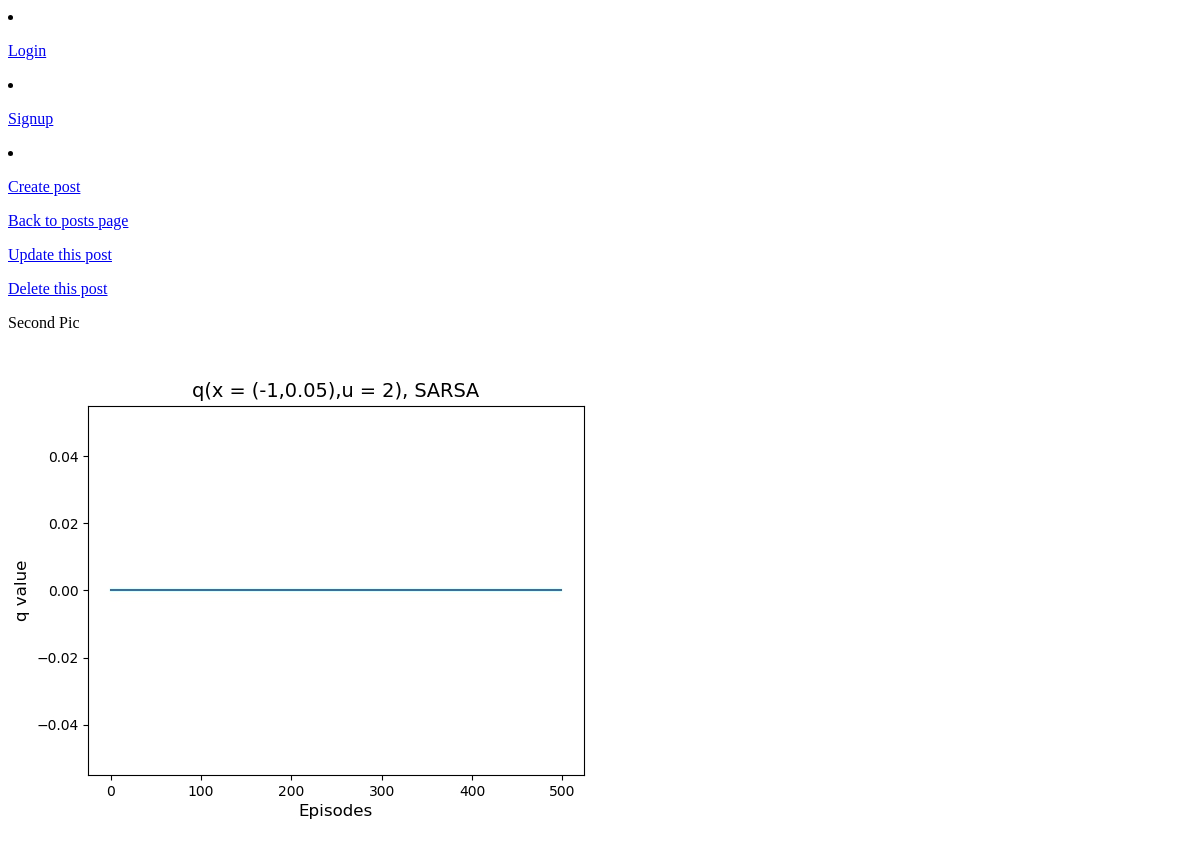
The app's page /insta/posts/detail/3, older data.
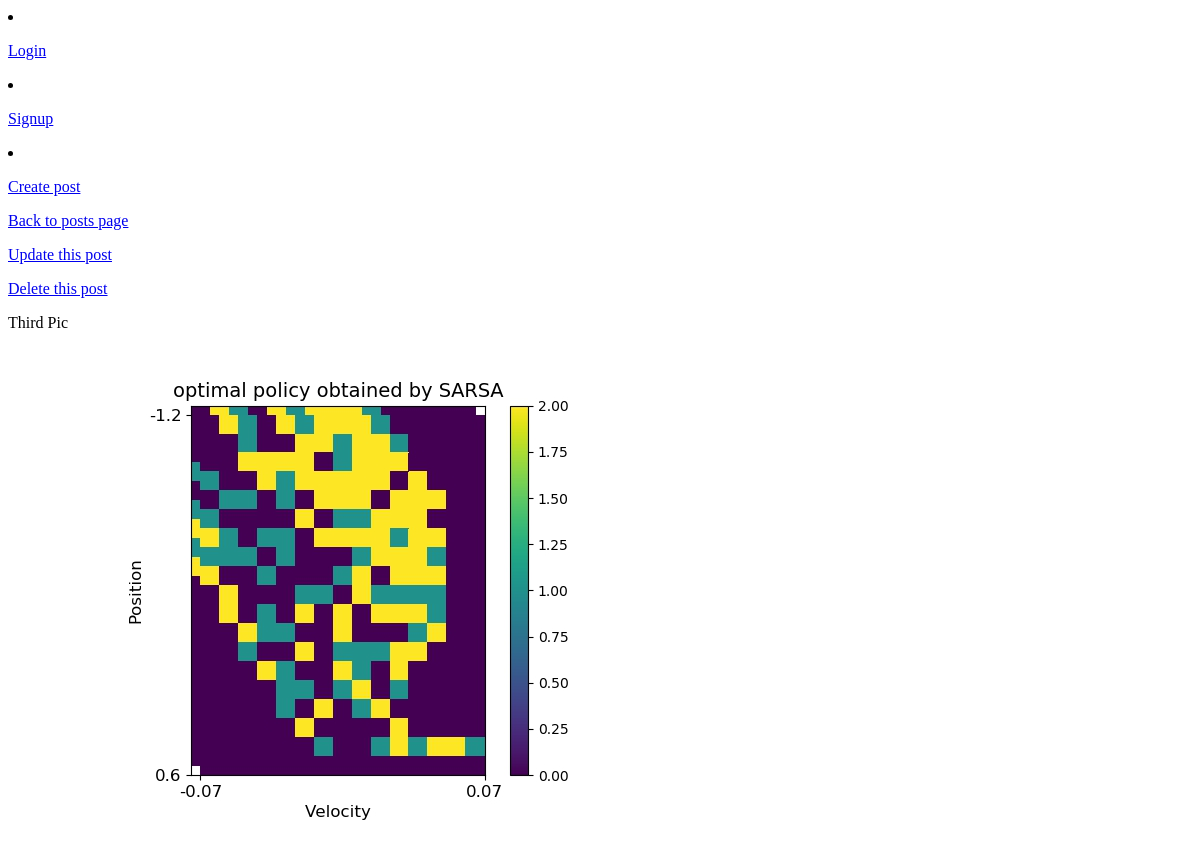
The same page, newer data.
### insta/models.py (models this page shows)
class Post(models.Model):
    title = models.TextField(blank = True,null = True)
    image = ProcessedImageField(
        upload_to = 'static/images/posts',
        format = 'JPEG',
        options = {'quality':100},
        blank = True,
        null = True
    )

### insta/views.py (the view)
# urls.py: path('posts/detail/<int:pk>', views.PostDetailView.as_view(),name = 'post_detail'),
class PostDetailView(DetailView):
    model = Post
    template_name = 'post_detail.html'

### templates/post_detail.html (shortened to what this page needs)
{% load static %}
<header>
    {% if request.user.is_authenticated %}
    <li>
        <p>Hi, {{request.user.username}}</p>
    </li>
    <li>
        <p><a href="{% url 'logout' %}">Logout</a></p>
    </li>
    {% else %}
    <li>
        <p><a href="{% url 'login' %}">Login</a></p>
    </li>
    <li>
        <p><a href='/'>Signup</a></p>
    </li>
    {% endif %}
    <li>
    <p><a href="{% url 'create_post' %}">Create post</a></p>
    </li>
</header>
<body>
    <p><a href="{% url 'posts' %}">Back to posts page</a></p>
    <p><a href="{% url 'update_post' object.id %}">Update this post</a></p>
    <p><a href="{% url 'delete_post' object.id %}">Delete this post</a></p>
    <p> {{ object.title }} </p>
        <img src="/{{object.image}}">
</body>

Row changes from the older to the newer data that the page shows:
changed Post: title "Second Pic" → "Third Pic"; image: a different picture
